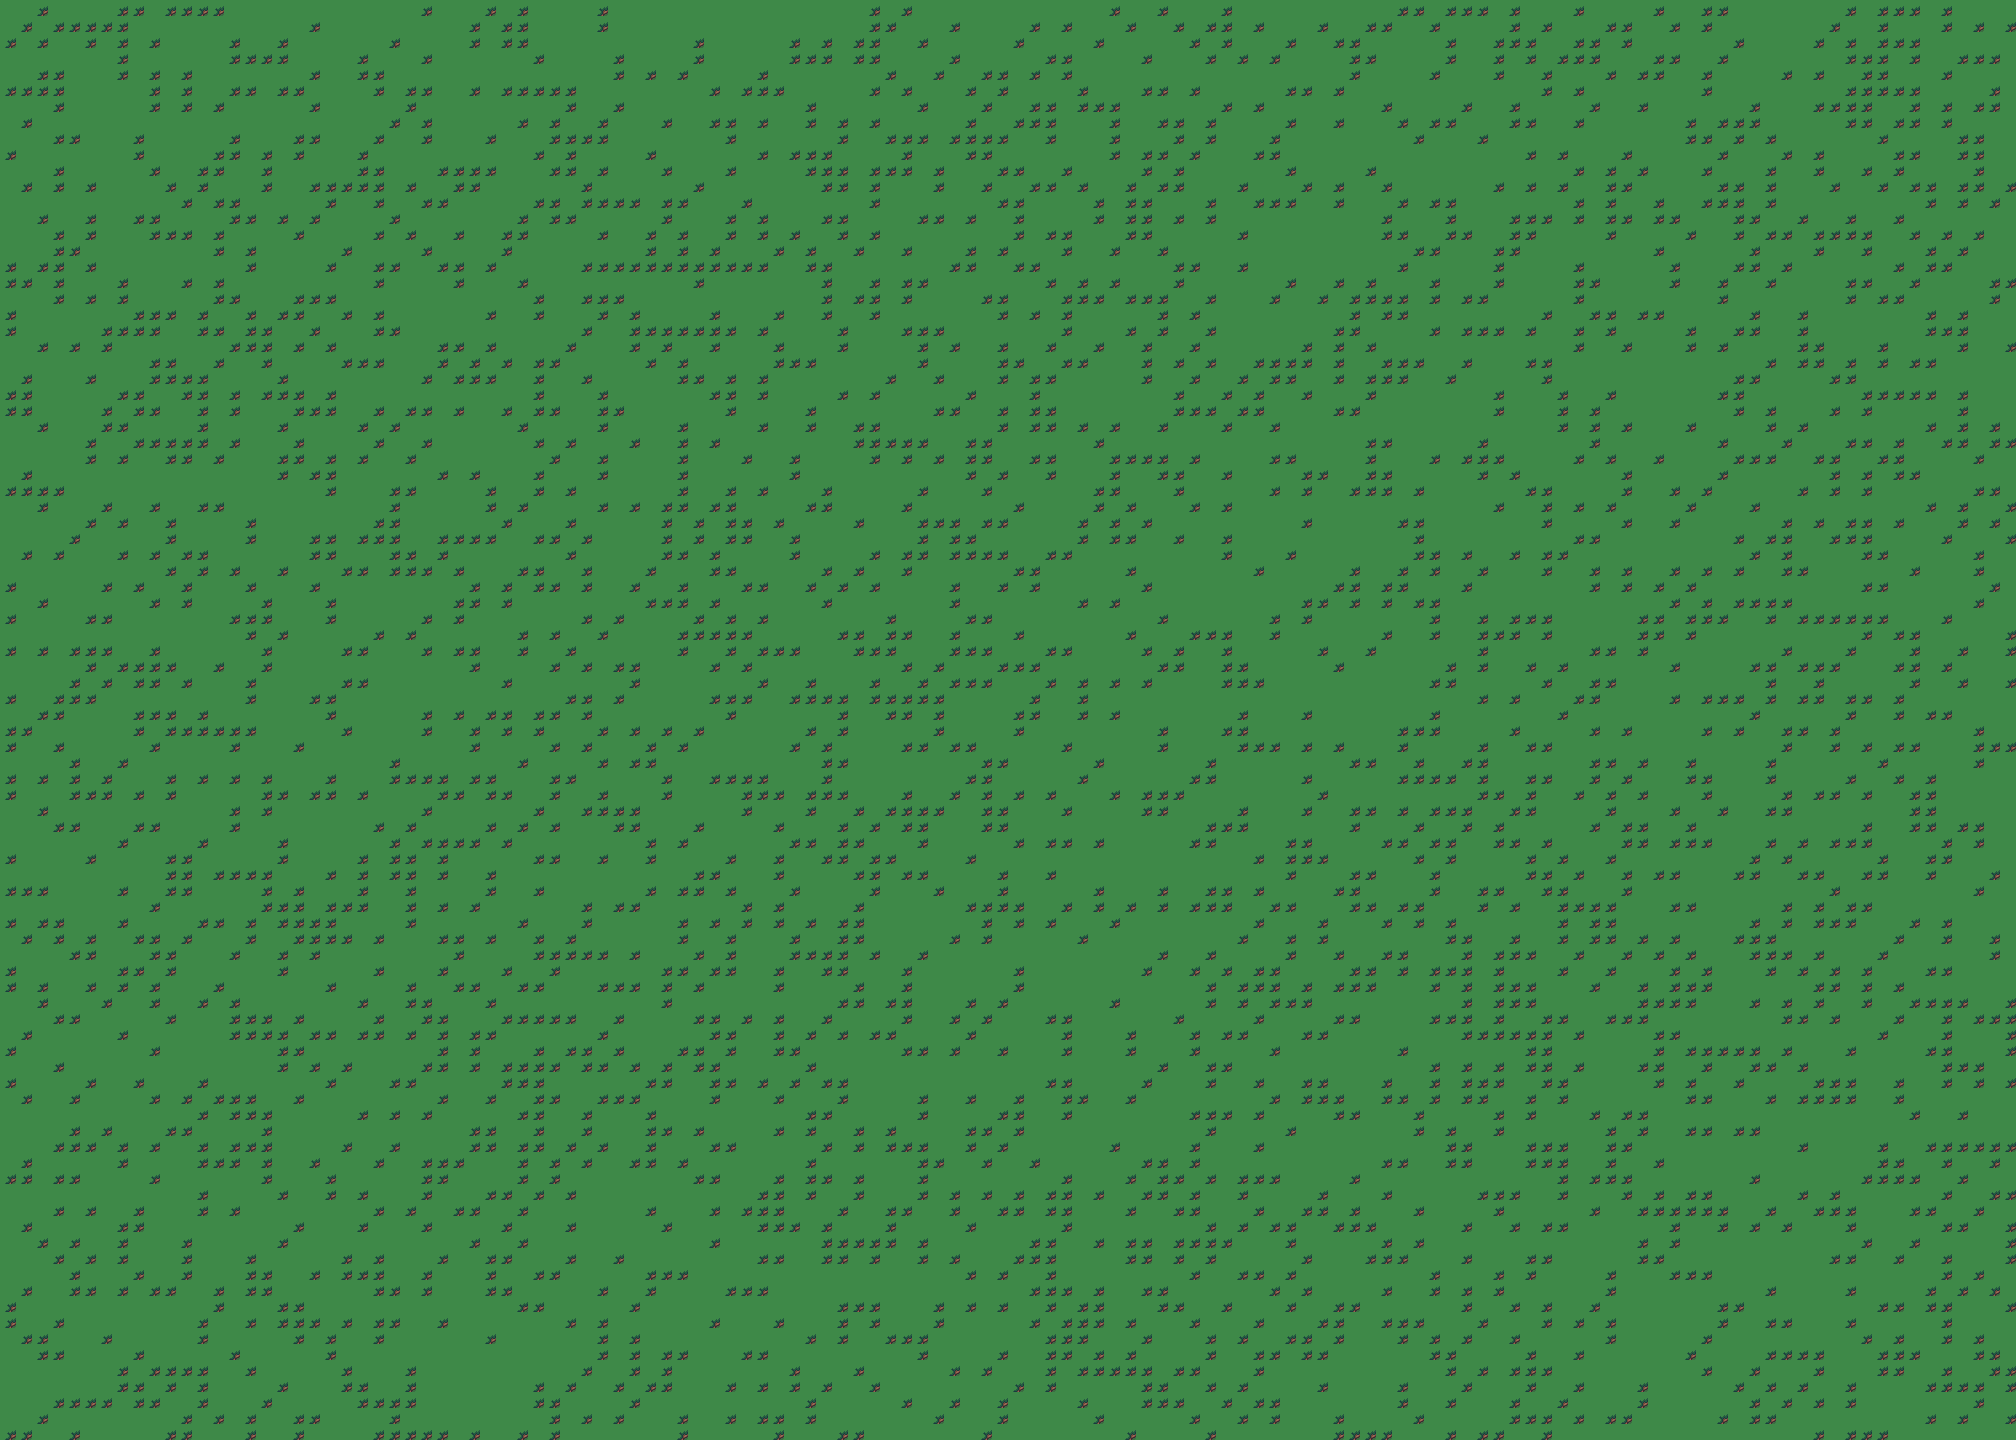

The image is a tile-based game level rendered from a .tmx file. Its description and source (layers, tilesets, objects; grid data summarised) follow:
An orthogonal 126x90 tile map with 16x16 px tiles, 5 tile layers (01_Ground, 02_Detail, 03_Structures, 04_Props, ...), 2 tilesets and 22 objects (4x enemy, 3x player, south_breach, fracture_shore, void_gate, ...).

<map version="1.10" tiledversion="1.12.1" orientation="orthogonal" renderorder="right-down" width="126" height="90" tilewidth="16" tileheight="16" infinite="0" nextlayerid="12" nextobjectid="31">
 <properties>
  <property name="groundStyle" value="peak" />
 </properties>
 <tileset firstgid="1" source="tileset.tsx" />
 <tileset firstgid="91" source="objects.tsx" />
 <layer id="7" name="01_Ground" width="126" height="90">
  <data>[11340 cells, 11340 non-empty, 2 distinct tile ids]</data>
 </layer>
 <layer id="8" name="02_Detail" width="126" height="90"><data>[11340 cells, 0 non-empty, 0 distinct tile ids]</data></layer><layer id="9" name="03_Structures" width="126" height="90"><data>[11340 cells, 0 non-empty, 0 distinct tile ids]</data></layer><layer id="10" name="04_Props" width="126" height="90"><data>[11340 cells, 0 non-empty, 0 distinct tile ids]</data></layer><layer id="11" name="05_Foreground" width="126" height="90"><data>[11340 cells, 0 non-empty, 0 distinct tile ids]</data></layer><objectgroup id="1" name="features">
  <object id="1" name="south_breach" x="900" y="1100" width="220" height="180">
   <properties>
    <property name="kind" value="gate" />
    <property name="label" value="Rift Approach" />
   </properties>
  </object>
  <object id="2" name="fracture_shore" x="240" y="520" width="260" height="420">
   <properties>
    <property name="kind" value="cliff" />
    <property name="label" value="Fracture Shore" />
   </properties>
  </object>
  <object id="3" name="void_gate" x="1490" y="360" width="300" height="520">
   <properties>
    <property name="kind" value="gate" />
    <property name="label" value="Void Gate" />
   </properties>
  </object>
 </objectgroup>
 <objectgroup id="2" name="collisions">
  <object id="4" x="0" y="0" width="2016" height="70" />
  <object id="5" x="0" y="1370" width="2016" height="70" />
  <object id="6" x="0" y="0" width="70" height="1440" />
  <object id="7" x="1946" y="0" width="70" height="1440" />
  <object id="8" x="900" y="1100" width="220" height="180" />
  <object id="9" x="240" y="520" width="260" height="420" />
  <object id="10" x="1490" y="360" width="300" height="520" />
 </objectgroup>
 <objectgroup id="3" name="spawn_points">
  <object id="11" name="from_vale" type="player" x="1008" y="1328">
   <properties>
    <property name="spawnId" value="from_vale" />
   </properties>
  </object>
  <object id="28" name="from_sanctum" type="player" x="1642" y="300">
   <properties>
    <property name="spawnId" value="from_sanctum" />
   </properties>
  </object>
  <object id="30" name="from_rift" type="player" x="1540" y="300">
   <properties>
    <property name="spawnId" value="from_rift" />
   </properties>
  </object>
  <object id="12" name="enemy_1" type="enemy" x="760" y="980" />
  <object id="13" name="enemy_2" type="enemy" x="1160" y="780" />
  <object id="14" name="enemy_3" type="enemy" x="1360" y="620" />
  <object id="15" name="enemy_4" type="enemy" x="1700" y="420" />
 </objectgroup>
 <objectgroup id="4" name="doors">
  <object id="16" name="frozen_vale_return" x="972" y="1280" width="80" height="80">
   <properties>
    <property name="label" value="Frozen Vale" />
    <property name="targetZone" value="frozen_vale" />
    <property name="targetSpawn" value="from_rift" />
   </properties>
  </object>
  <object id="27" name="clockwork_sanctum_return" x="1560" y="360" width="80" height="80">
   <properties>
    <property name="label" value="Clockwork Sanctum" />
    <property name="targetZone" value="clockwork_sanctum" />
    <property name="targetSpawn" value="from_rift" />
   </properties>
  </object>
  <object id="29" name="the_void_gate" x="1408" y="402" width="80" height="80">
   <properties>
    <property name="label" value="The Void" />
    <property name="targetZone" value="the_void" />
    <property name="targetSpawn" value="from_rift" />
    <property name="lockMessage" value="Past the rift breach lies the final silence beyond the world." />
   </properties>
  </object>
 </objectgroup>
 <objectgroup id="5" name="npcs">
  <object id="17" name="watcher" x="620" y="980">
   <properties>
    <property name="npcId" value="the_watcher" />
    <property name="displayName" value="The Watcher" />
   </properties>
  </object>
 </objectgroup>
 <objectgroup id="6" name="chests">
  <object id="18" name="frozen_reliquary" x="1540" y="360">
   <properties>
    <property name="gold" value="85" />
    <property name="potions" value="2" />
    <property name="keyItemReward" value="void_key" />
    <property name="recruitEventId" value="guardian_mk3_join" />
    <property name="message" value="The reliquary core unfolds into a guardian frame built to endure abyssal pressure." />
   </properties>
  </object>
 </objectgroup>
</map>
